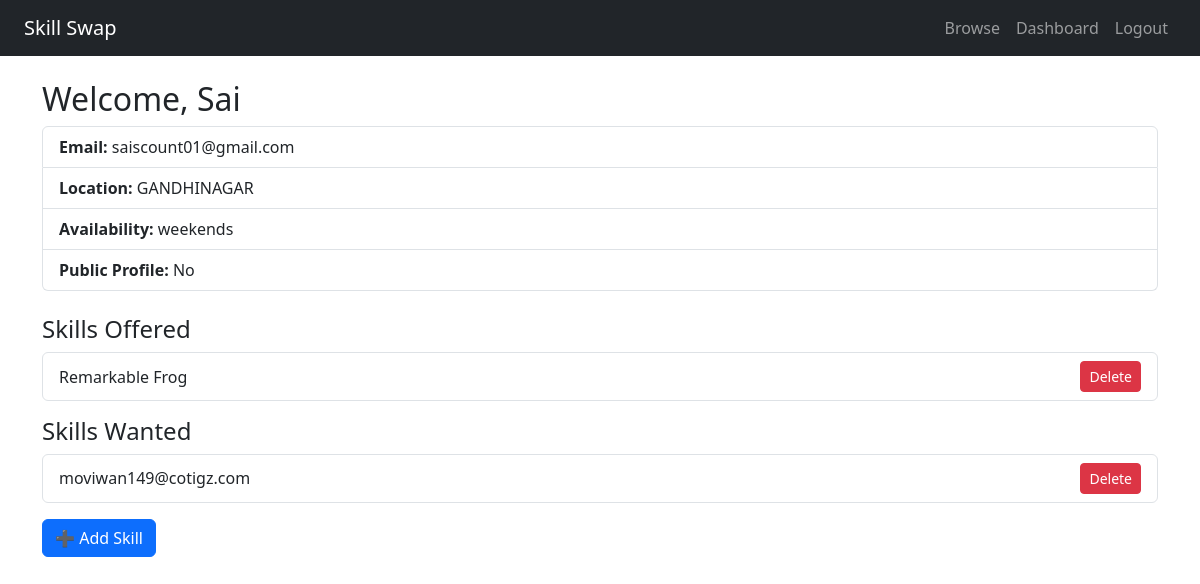
The page /dashboard (signed in) on the database its author committed.
### app/models.py (models this page shows)
class User(db.Model, UserMixin):
    id = db.Column(db.Integer, primary_key=True)
    name = db.Column(db.String(100), nullable=False)
    email = db.Column(db.String(120), unique=True, nullable=False)
    password = db.Column(db.String(200), nullable=False)
    location = db.Column(db.String(100))
    availability = db.Column(db.String(100))
    is_public = db.Column(db.Boolean, default=True)
    profile_photo = db.Column(db.String(100))
    skills_offered = db.relationship('Skill', backref='user', lazy=True, primaryjoin="and_(User.id==Skill.user_id, Skill.type=='offered')")
    skills_wanted = db.relationship('Skill', backref='user_wanted', lazy=True, primaryjoin="and_(User.id==Skill.user_id, Skill.type=='wanted')")

class Skill(db.Model):
    id = db.Column(db.Integer, primary_key=True)
    name = db.Column(db.String(100), nullable=False)
    type = db.Column(db.String(10), nullable=False)
    user_id = db.Column(db.Integer, db.ForeignKey('user.id'), nullable=False)

### app/routes.py (the view)
@main.route('/dashboard')
@login_required
def dashboard():
    return render_template('dashboard.html', user=current_user)

### app/__init__.py (called while the page is built)
def create_app():
    app = Flask(__name__, instance_relative_config=True)
    app.config['SECRET_KEY'] = 'skill_swap_secret'
    app.config['SQLALCHEMY_DATABASE_URI'] = 'sqlite:///../instance/database.db'
    db.init_app(app)
    login_manager.init_app(app)
    login_manager.login_view = 'login'
    from .models import User
    @login_manager.user_loader
    def load_user(user_id):
        return User.query.get(int(user_id))
    from .routes import main
    app.register_blueprint(main)
    with app.app_context():
        db.create_all()
    return app

### app/templates/dashboard.html
{% extends "layout.html" %}
{% block content %}
<h2>Welcome, {{ user.name }}</h2>
<ul class="list-group mb-4">
    <li class="list-group-item"><strong>Email:</strong> {{ user.email }}</li>
    <li class="list-group-item"><strong>Location:</strong> {{ user.location }}</li>
    <li class="list-group-item"><strong>Availability:</strong> {{ user.availability }}</li>
    <li class="list-group-item"><strong>Public Profile:</strong> {{ "Yes" if user.is_public else "No" }}</li>
</ul>
<h4>Skills Offered</h4>
<ul class="list-group mb-3">
    {% for skill in user.skills_offered %}
        <li class="list-group-item d-flex justify-content-between align-items-center">
            {{ skill.name }}
            <a class="btn btn-sm btn-danger" href="{{ url_for('main.delete_skill', skill_id=skill.id) }}">Delete</a>
        </li>
    {% else %}
        <li class="list-group-item">No offered skills</li>
    {% endfor %}
</ul>
<h4>Skills Wanted</h4>
<ul class="list-group mb-3">
    {% for skill in user.skills_wanted %}
        <li class="list-group-item d-flex justify-content-between align-items-center">
            {{ skill.name }}
            <a class="btn btn-sm btn-danger" href="{{ url_for('main.delete_skill', skill_id=skill.id) }}">Delete</a>
        </li>
    {% else %}
        <li class="list-group-item">No wanted skills</li>
    {% endfor %}
</ul>
<a class="btn btn-primary" href="{{ url_for('main.add_skill') }}">➕ Add Skill</a>
{% endblock %}

### rows shown on the page
User: name "Sai", email "saiscount01@gmail.com", location "GANDHINAGAR", availability "weekends", is_public "No"
Skill: name "Remarkable Frog"
Skill: name "moviwan149@cotigz.com"
